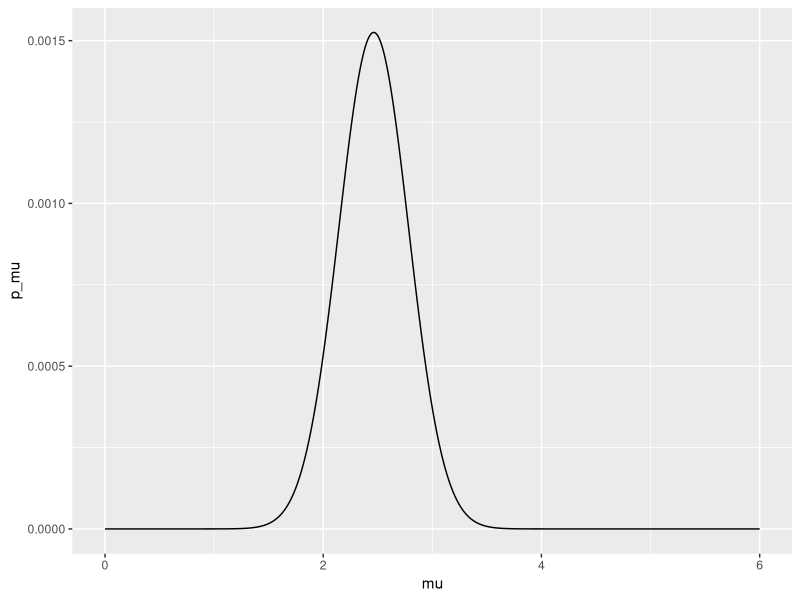
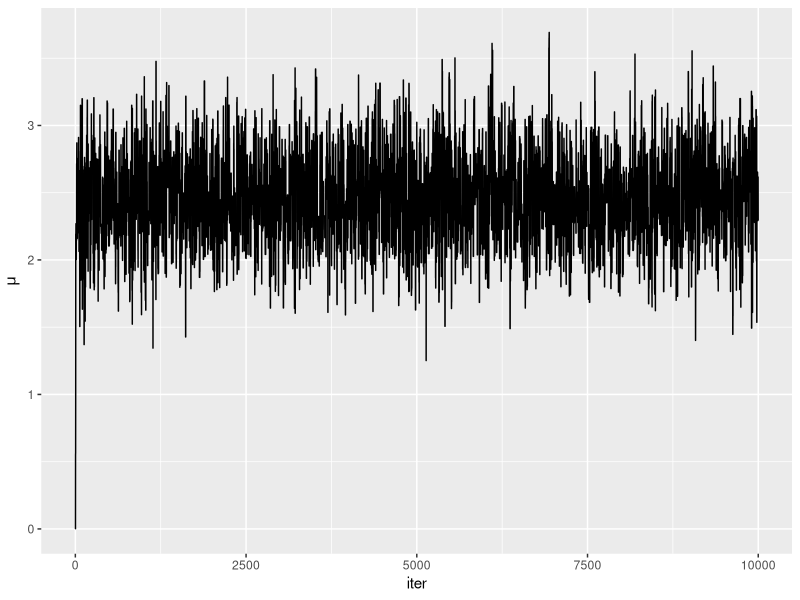
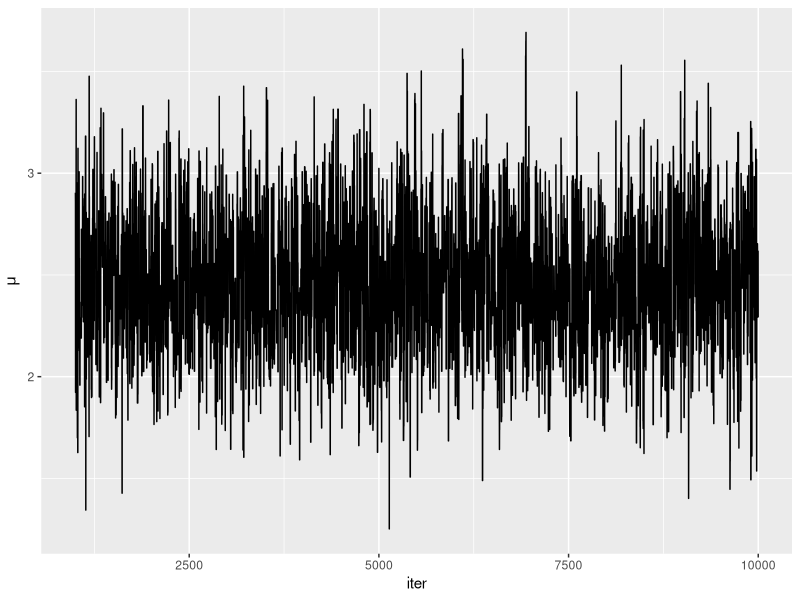
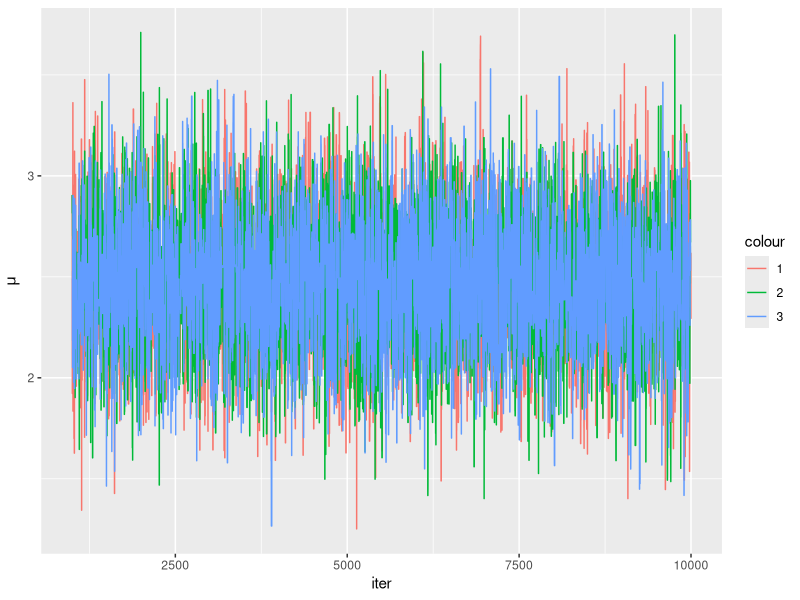
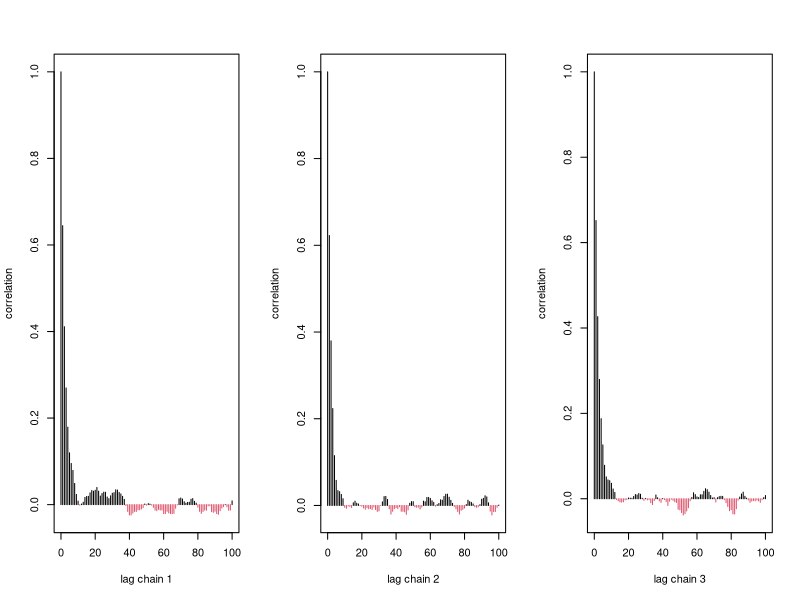
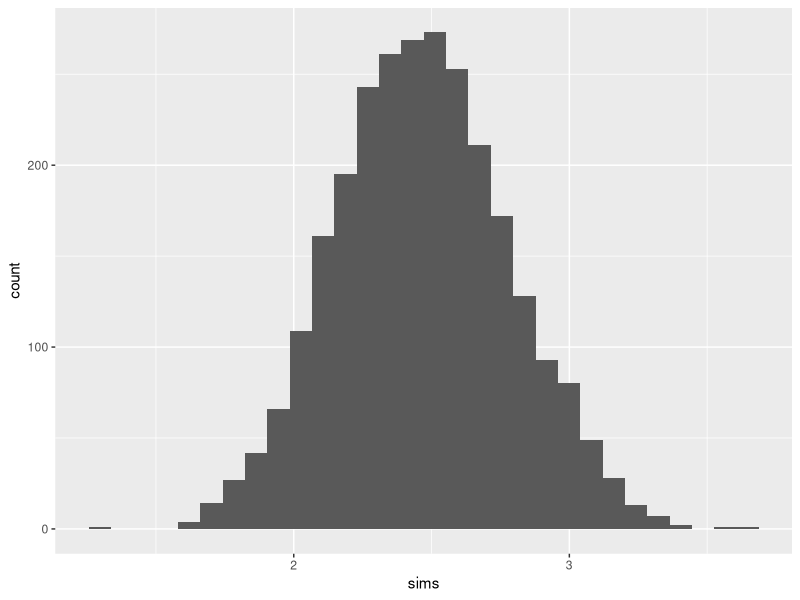
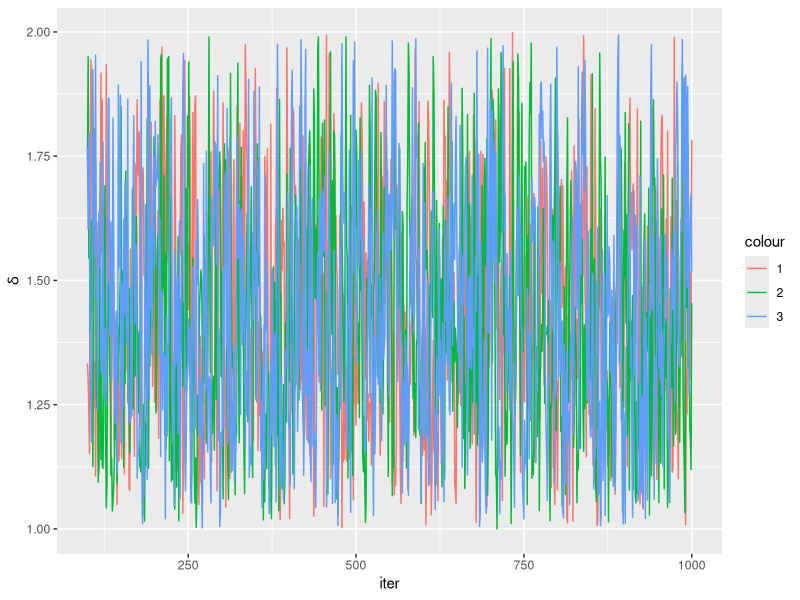
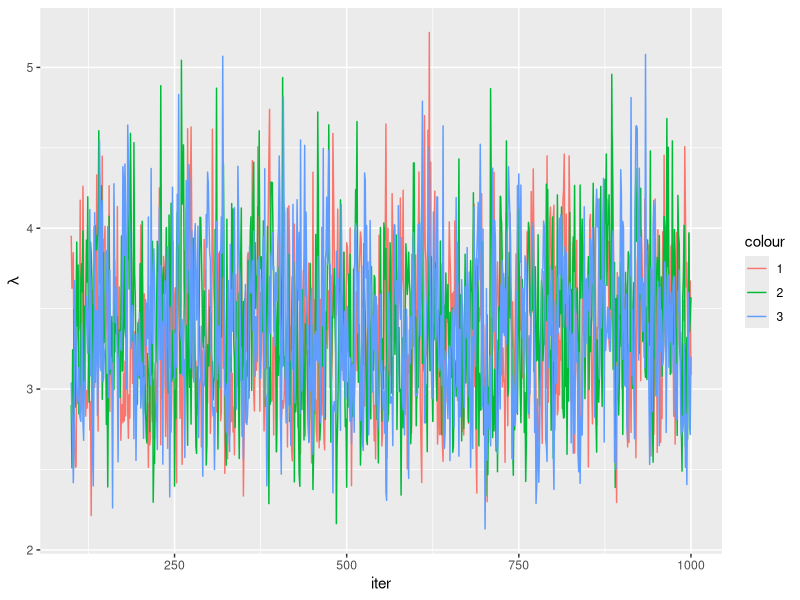

These charts were generated, in order, by the following R code:
## ---- chunk 1
knitr::opts_chunk$set(echo = TRUE, message = FALSE, fig.align = "center", fig.width = 8, fig.height = 5, out.width = "0.8\\textwidth")
library(ggplot2)
## ---- chunk 2
set.seed(12)
y <- rnorm(10, 3, 1)
y
## ---- chunk 3

pstar <- function(y, mu) {
   (1 / (1 + mu ^ 2)) * prod(exp(-(y - mu) ^ 2 / 2))
}

mu <- seq(0, 6, length.out = 1000)
p_mu <- unlist(lapply(mu, pstar, y = y))

data <- data.frame(mu = mu, p_mu = p_mu)

ggplot(data, aes(x = mu, y = p_mu)) + geom_line()
## ---- chunk 4
mh <- function(inits, n.iter, sig) {
   #Inicializamos los valores
   result <- rep(0, n.iter)#vector que guardará la cadena
   n.acep <- 0 #número de valores aceptados
   result[1] <- inits #valor inicial de la cadena
   
   for (t in 2:n.iter) {
      mu.prop <- rnorm(1, mean = result[t - 1], sd = 1)
      
      ratio <-
         pstar(y, mu.prop) * dnorm(result[t - 1], mean = mu.prop, sd = sig) /
         (pstar(y, result[t - 1]) * dnorm(mu.prop, mean = result[t - 1]))
      
      alpha <- min(1, ratio) #Calculamos alpha
      
      u <- runif(1, 0, 1) # Simulamos un valor de una uniforme
      if (u <= alpha) {
         #cuando u<=alpha
         result[t] <- mu.prop #nos quedamos con el valor
         n.acep <- n.acep + 1 #aumentamos el número de aceptados
      }
      else
         result[t] <- result[t - 1]
      #si u>alpha se queda con el valor previo de la cadena
   }
   cat("Rate of Acceptance:", n.acep / n.iter, "\n")
   return(result)
}

## ---- chunk 5
n.iter <- 10000
sims <- mh(inits = 0, n.iter = n.iter, 1)
## ---- chunk 6
data <- data.frame(sims = sims, x = 1:n.iter)
ggplot(data, aes(y = sims, x = x)) + geom_line()+
   xlab("iter")+ylab(expression(mu))
## ---- chunk 7
data <-
   data.frame(sims = sims[(0.1 * n.iter):n.iter], 
              x = (0.1 * n.iter):n.iter)
ggplot(data, aes(y = sims, x = x)) + geom_line()+
   xlab("iter")+ylab(expression(mu))
## ---- chunk 8
sims2 <- mh(inits = rnorm(1), n.iter = n.iter, 1)
sims3 <- mh(inits = rnorm(1), n.iter = n.iter, 1)
## ---- chunk 9
data <-
   data.frame(
      sims1 = sims[(0.1 * n.iter):n.iter],
      sims2 = sims2[(0.1 * n.iter):n.iter],
      sims3 = sims3[(0.1 * n.iter):n.iter],
      x = (0.1 * n.iter):n.iter
   )
ggplot(data, aes(y = sims1, x = x)) + geom_line(aes(colour = "1")) + 
   geom_line(aes(y =sims2, colour = "2")) +
   geom_line(aes(y = sims3, colour = "3"))+
   xlab("iter")+ylab(expression(mu))
## ---- chunk 10
par(mfrow = c(1, 3))
corr <- 1
for (k in 1:100) {
   aux <-
      cor(data$sims1[1:(length(data$sims1) - k)], 
          data$sims1[(k + 1):length(data$sims1)])
   corr <- cbind(corr, aux)
}
plot(0:100,
     corr,
     "h",
     col = (1 + (corr <= 0)),
     xlab = "lag chain 1",
     ylab = "correlation")
corr <- 1
for (k in 1:100) {
   aux <-
      cor(data$sims2[1:(length(data$sims2) - k)], 
          data$sims2[(k + 1):length(data$sims2)])
   corr <- cbind(corr, aux)
}
plot(0:100,
     corr,
     "h",
     col = (1 + (corr <= 0)),
     xlab = "lag chain 2",
     ylab = "correlation")
corr <- 1
for (k in 1:100) {
   aux <-
      cor(data$sims3[1:(length(data$sims3) - k)], 
          data$sims3[(k + 1):length(data$sims3)])
   corr <- cbind(corr, aux)
}
plot(0:100,
     corr,
     "h",
     col = (1 + (corr <= 0)),
     xlab = "lag chain 3",
     ylab = "correlation")

## ---- chunk 11
index <- seq(1,length(data$sims1), by = 10)
data <- data[index,]
## ---- chunk 12
sims_final <- data.frame(sims =c(data$sims1,data$sims2,data$sims3))
ggplot(sims_final, aes(x=sims)) + geom_histogram() 
summary(sims_final$sims)
## ---- chunk 13
gibbs <- function(n.iter, delta_ini, lambda_ini){
   result <- data.frame(delta =rep(0, n.iter), lambda =rep(0, n.iter))
   result$delta[1] <- delta_ini 
   result$lambda[1]<- lambda_ini #valor inicial de la cadena
   
   for (t in 2:n.iter) {
   l_aux = rgamma(1,shape=85,rate=10*(result$delta[t-1]+1)+1)
   d_aux =0
   while(d_aux < 1 || d_aux >2){
      d_aux <- rgamma(1, shape=48, rate=10*l_aux)
   }

   result$delta[t] <- d_aux
   result$lambda[t] <- l_aux
   }
   return(result)
}
## ---- chunk 14
n.iter <- 1000
sims <- gibbs(n.iter, delta_ini = runif(1,1,2), lambda_ini = runif(1,2,4))
sims2<- gibbs(n.iter, delta_ini = runif(1,1,2), lambda_ini = runif(1,2,4))
sims3 <- gibbs(n.iter, delta_ini = runif(1,1,2), lambda_ini = runif(1,2,4))
## ---- chunk 15
data_delta <-
   data.frame(
      sims1 = sims$delta[(0.1 * n.iter):n.iter],
      sims2 = sims2$delta[(0.1 * n.iter):n.iter],
      sims3 = sims3$delta[(0.1 * n.iter):n.iter],
      x = (0.1 * n.iter):n.iter
   )
ggplot(data_delta, aes(y = sims1, x = x)) + geom_line(aes(colour = "1")) + 
   geom_line(aes(y =sims2, colour = "2")) +
   geom_line(aes(y = sims3, colour = "3"))+
   xlab("iter")+ylab(expression(delta))
## ---- chunk 16
data_lambda<-
   data.frame(
      sims1 = sims$lambda[(0.1 * n.iter):n.iter],
      sims2 = sims2$lambda[(0.1 * n.iter):n.iter],
      sims3 = sims3$lambda[(0.1 * n.iter):n.iter],
      x = (0.1 * n.iter):n.iter
   )
ggplot(data_lambda, aes(y = sims1, x = x)) + geom_line(aes(colour = "1")) + 
   geom_line(aes(y =sims2, colour = "2")) +
   geom_line(aes(y = sims3, colour = "3"))+
   xlab("iter")+ylab(expression(lambda))
## ---- chunk 17
sims_delta <- c(data_delta$sims1,data_delta$sims2,data_delta$sims3)

sum(sims_delta >1.5)/length(sims_delta)
